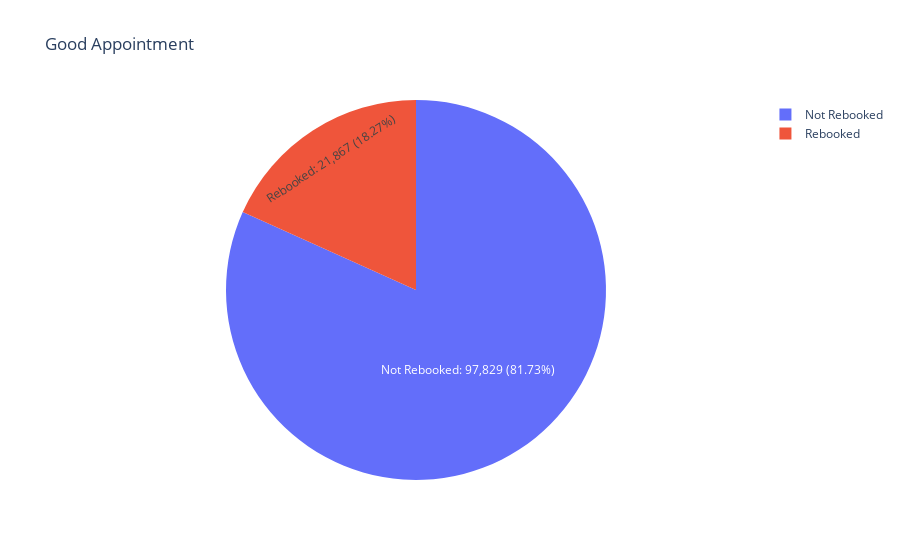

Here is the notebook cell this chart was saved with:
### Code cell
column_used = "appointment_status"

apt_status_1 = Good_appointments['appointment_status'].value_counts()

fig = px.pie(values=apt_status_1.values, names=apt_status_1.index, title='Good Appointment',
             labels={'labels':'Appointment Status', 'values':'Cancelled Appointments'})
fig.update_traces(textinfo='label+percent', hoverinfo='label+value', 
                  texttemplate='%{label}: %{value} (%{percent:.2%})')
fig.show()

### Figure 1 — Plotly figure (JSON) as saved in the notebook; plotly's stock layout.template omitted (floating-point values rounded to 4 significant figures)
{"data": [{"domain": {"x": [0, 1], "y": [0, 1]}, "hoverinfo": "label+value", "hovertemplate": "label=%{label}<br>Cancelled Appointments=%{value}<extra></extra>", "labels": ["Not Rebooked", "Rebooked"], "legendgroup": "", "name": "", "showlegend": true, "textinfo": "label+percent", "texttemplate": "%{label}: %{value} (%{percent:.2%})", "type": "pie", "values": [97829, 21867]}], "layout": {"legend": {"tracegroupgap": 0}, "title": {"text": "Good Appointment"}}}
